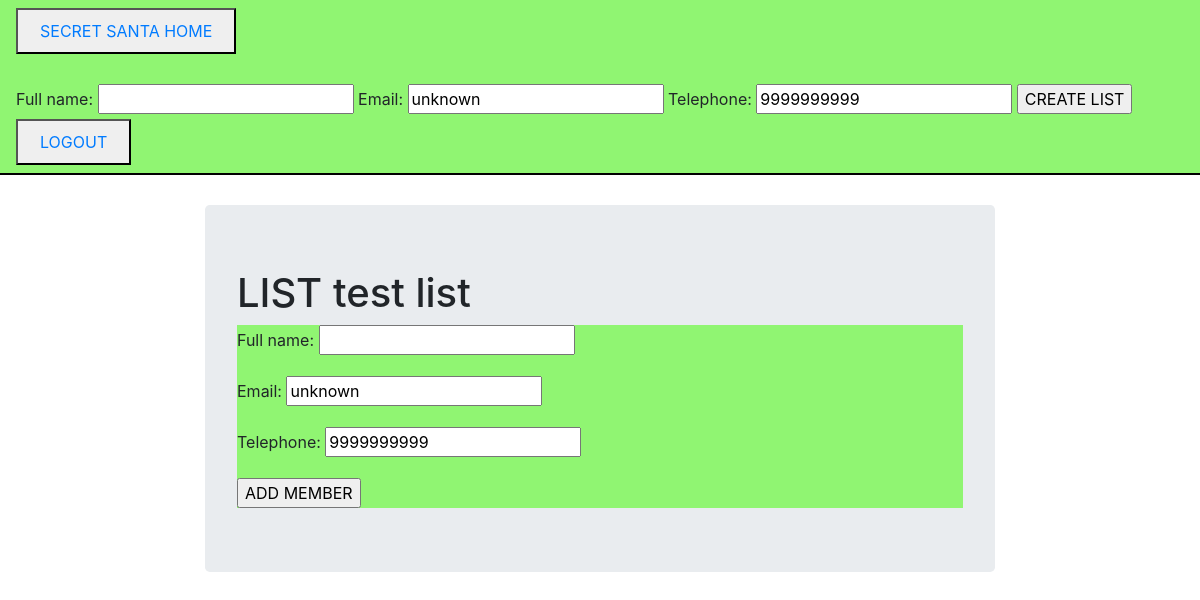
The page /secret_santa/add_member/9ef5a9cf-fb05-4f23-93f1-c46de9f8fda8 on the database as committed earlier.
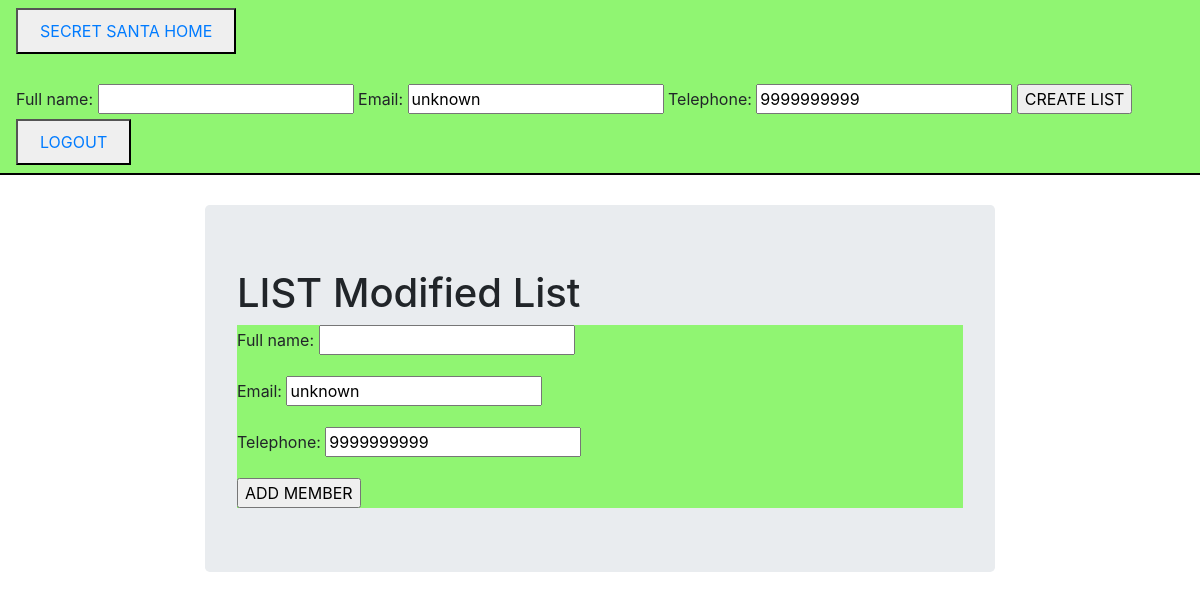
The same page on the database as committed later.
### secret_santa/models.py (models this page shows, shortened)
class List(BaseModel):
    list_name = models.CharField(max_length=255, default='update name',  validators=[ MinLengthValidator(6)])
    creator = models.ForeignKey(User, on_delete=models.CASCADE)
    gift_max = models.IntegerField( default=40, validators=[ MinValueValidator(0), MaxValueValidator(1000)])

### secret_santa/views.py (the view, shortened to what this page needs)
# urls.py: path('add_member/<uuid:pk>', AddMemberView.as_view(), name='add_member'),
class AddMemberView(View):
    def get(self, request, pk):
            form = MemberForm()
            current_list = List.objects.get(id= pk)
            context = {
            "form": form,
            "current_list": current_list
            }
            return render(request, "secret_santa/add_member.html", context)

### secret_santa/forms.py
class MemberForm(ModelForm):
    class Meta:
        model = Member
        fields = [ "full_name", "email", "telephone"]

### secret_santa/templates/secret_santa/add_member.html (shortened to what this page needs)
{% extends 'santa_layout.html' %}
{% load static %}
{% block body %}
    <div class="row">
            <div class="col-sm-2"></div>
            <div class="col-sm-8 ">
                <div class="jumbotron"  id="mt">
                        <h1>LIST {{ current_list.list_name }}</h1>
                        <form id="green" action="{% url 'secret_santa:add_member' current_list.id %}" method="POST">
                            {{ form.as_p }}
                            <input type="submit" value="ADD MEMBER">
                        </form>
                    </div>
                </div>
            </div>
{% endblock %}

Rows that differ between the two databases and show on the page:
changed List: list_name "test list" → "Modified List"
